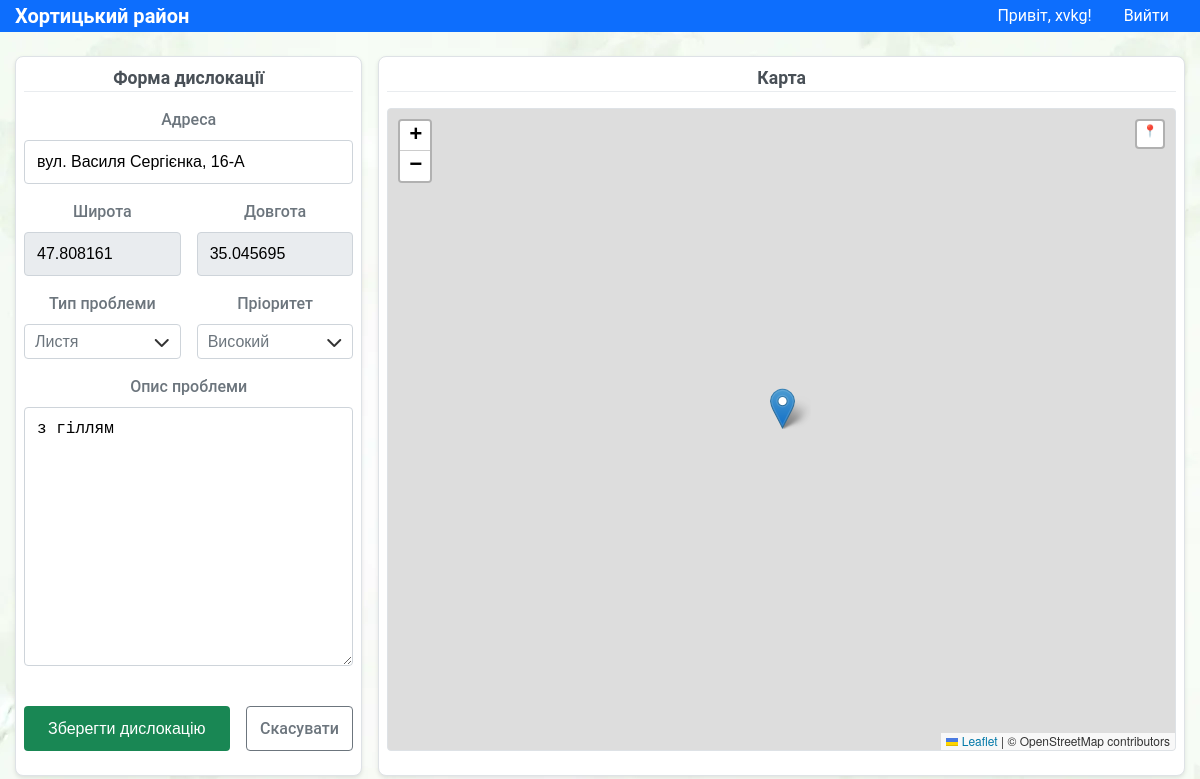
/edit/5 (signed in), run on the app's committed database.
### models.py (models this page shows, shortened)
class User(UserMixin, db.Model):
    id = db.Column(db.Integer, primary_key=True)
    username = db.Column(db.String(80), unique=True, nullable=False)
    password_hash = db.Column(db.String(120), nullable=False)
    role = db.Column(db.String(20), default='user')  # 'admin' або 'user'
    def is_admin(self):
        return self.role == 'admin'

class Location(db.Model):
    id = db.Column(db.Integer, primary_key=True)
    address = db.Column(db.String(200), nullable=False)
    latitude = db.Column(db.Float, nullable=False)
    longitude = db.Column(db.Float, nullable=False)
    problem_type = db.Column(db.String(50), nullable=False)
    priority = db.Column(db.String(20), default='Середній')
    status = db.Column(db.String(20), default='in_progress')
    description = db.Column(db.Text)
    date_created = db.Column(db.DateTime, default=datetime.utcnow)
    date_completed = db.Column(db.DateTime)
    created_by = db.Column(db.Integer, db.ForeignKey('user.id'))

### app.py (the view, shortened to what this page needs)
@app.route('/edit/<int:id>', methods=['GET', 'POST'])
@login_required
def edit_location(id):
    if not current_user.is_admin():
        flash('Доступ заборонено.', 'error')
        return redirect(url_for('index'))
    location = Location.query.get_or_404(id)
    form = LocationForm(obj=location)
    return render_template('add_location.html', form=form, location=location)

### app.py (called while the page is built)
@login_manager.user_loader
def load_user(user_id):
    return db.session.get(User, int(user_id))  # Новий синтаксис SQLAlchemy

### templates/add_location.html (shortened to what this page needs)
{% extends "base.html" %} {% block title %} {% if location %}Редагування{% else %}Додавання{% endif %} дислокації - Хортицький район {% endblock %} {%
block content %}
<link rel="stylesheet" href="https://unpkg.com/leaflet@1.9.4/dist/leaflet.css" />
<link rel="stylesheet" href="{{ url_for('static', filename='css/add-location.css') }}" />
<div class="location-form">
    <div class="location-form__form-section">
        <div class="stats-card">
            <div class="stats-card__title">Форма дислокації</div>
            <div class="stats-card__content">
                <form method="POST">
                    <div class="form__group">{{ form.address.label(class="form__label") }} {{ form.address(class="form__input", id="address") }}</div>
                    <div class="location-form__coordinates">
                        <div class="form__group">
                            {{ form.latitude.label(class="form__label") }} {{ form.latitude(class="form__input form__input--readonly", readonly=true,
                            id="latitude") }}
                        </div>
                        <div class="form__group">
                            {{ form.longitude.label(class="form__label") }} {{ form.longitude(class="form__input form__input--readonly",
                            readonly=true, id="longitude") }}
                        </div>
                    </div>
                    <div class="location-form__details">
                        <div class="form__group">
                            {{ form.problem_type.label(class="form__label") }}
                            <div class="select">
                                {{ form.problem_type(class="form__select") }}
                                <i class="fas fa-chevron-down arrow"></i>
                            </div>
                        </div>
                        <div class="form__group">
                            {{ form.priority.label(class="form__label") }}
                            <div class="select">
                                {{ form.priority(class="form__select") }}
                                <i class="fas fa-chevron-down arrow"></i>
                            </div>
                        </div>
                    </div>
                    <div class="form__group form__group--expand">
                        {{ form.description.label(class="form__label") }} {{ form.description(class="form__input form__input-text") }}
                    </div>
                    <div class="form__actions">
                        {{ form.submit(class="button button--success") }}
                        <a href="{{ url_for('index') }}" class="button button--secondary">Скасувати</a>
                    </div>
                </form>
            </div>
        </div>
    </div>
    <div class="location-form__map-section">
        <div class="stats-card">
            <div class="stats-card__title">Карта</div>
            <div class="stats-card__content">
                <div class="location-form__map" id="map" data-default-lat="47.82085887156977" data-default-lng="35.0326454729596"></div>
            </div>
        </div>
    </div>
</div>
{% endblock %}

### templates/base.html (shortened to what this page needs)
<!DOCTYPE html>
<html lang="uk">
    <head>
        <link rel="stylesheet" href="https://cdnjs.cloudflare.com/ajax/libs/font-awesome/6.0.0/css/all.min.css">
        <link rel="stylesheet" href="{{ url_for('static', filename='css/style.css') }}">
    </head>
    <body>
        <nav class="navigation">
            <div class="layout">
                <div class="navigation__container">
                    <a class="navigation__brand" href="{{ url_for('index') }}">Хортицький район</a>
                    <div class="navigation__menu">
                        {% if current_user.is_authenticated %}
                        <span class="navigation__text">Привіт, {{ current_user.username }}!</span>
                        <a class="navigation__link" href="{{ url_for('logout') }}">Вийти</a>
                        {% else %}
                        <a class="navigation__link" href="{{ url_for('login') }}">Увійти</a>
                        {% endif %}
                    </div>
                </div>
            </div>
        </nav>
        <div class="layout layout--with-top-margin">{% block content %}{% endblock %}</div>
    </body>
</html>

### static/css/style.css (style rules this page uses)
* { margin: 0; padding: 0; box-sizing: border-box; }
body { font-family: var(--ff); line-height: 1.5; color: var(--font-color); background-image: url(/static/img/bg.webp); }
.layout { width: 100%; max-width: 1320px; margin: 0 auto; padding: 0 0.9375rem; }
.layout--with-top-margin { margin-top: 1.5rem; }
.navigation { background-color: var(--blue); color: var(--white); line-height: 1; }
.navigation__container { display: flex; justify-content: space-between; align-items: center; line-height: 1; }
.navigation__brand { color: var(--white); text-decoration: none; font-size: 1.25rem; font-weight: bold; }
.navigation__menu { display: flex; align-items: center; gap: 1rem; }
.navigation__link { color: var(--white); text-decoration: none; padding: 0.5rem 1rem; border-radius: 0.25rem; transition: background-color 0.2s; }
.navigation__text { color: var(--white); margin: 0; }
.select { position: relative; }
.select .arrow { position: absolute; right: 0.75rem; top: 50%; transform: translateY(-50%); pointer-events: none; color: #333; transition: transform 0.25s ease, color 0.25s ease; }
.stats-card { background-color: var(--white); border: 1px solid var(--white-grey); border-radius: 0.5rem; padding: 0.5rem; text-align: center; box-shadow: 0 0.125rem 0.25rem var(--transparent-black); }
.stats-card__title { font-size: 1.1rem; font-weight: 600; color: var(--font-color-light); }
.button { display: inline-block; padding: 0.75rem 1.5rem; border: none; border-radius: 0.25rem; text-decoration: none; text-align: center; cursor: pointer; font-size: 1rem; font-weight: 500; transition: all 0.2s; line-height: 1; }
.button--secondary { color: var(--grey); padding: 0.84rem; border: 1px solid var(--grey); align-self: end; }
.button--success { background-color: var(--green); color: var(--white); }
.form__group { margin-bottom: 1rem; }
.form__label { display: block; margin-bottom: 0.5rem; font-weight: 500; text-align: center; color: var(--grey); }
.form__input { width: 100%; padding: 0.75rem; border: 1px solid var(--grey-input); border-radius: 0.25rem; font-size: 1rem; transition: border-color 0.2s, box-shadow 0.2s; }
.form__input--readonly { background-color: var(--light-blue-border); }
.form__select { width: 100%; padding: 0.5rem 2.2rem 0.5rem 0.625rem; font-size: 1rem; border: 1px solid var(--grey-input); border-radius: 0.25rem; transition: border-color 0.2s, box-shadow 0.2s; background: none; appearance: none; -webkit-appearance: none; -moz-appearance: none; color: var(--grey) !important; }
.form__actions { display: flex; justify-content: center; gap: 1rem; margin-top: 1.5rem; }
.location-form__map { height: 25rem; border: 1px solid var(--white-grey); border-radius: 0.25rem; margin-bottom: 1rem; }
@media (max-width: 1440px) { .layout { max-width: 1200px; } }

### static/css/add-location.css (style rules this page uses)
html, body { height: 100%; margin: 0; background-image: url(/static/img/bg.webp); }
.location-form { display: flex; gap: 1rem; height: 90vh; }
.location-form__form-section, .location-form__map-section, .stats-card, .stats-card__content, .location-form__form-section form, .form__group--expand { display: flex; flex-direction: column; flex: 1; min-height: 0; }
.location-form__map-section { flex-basis: 40%; }
.stats-card__title { margin-bottom: 1rem; border-bottom: 1px solid var(--light-blue-border); }
.form__input-text { flex: 1; min-height: 8rem; }
.location-form__coordinates { display: flex; gap: 1rem; }
.location-form__details { display: flex; gap: 1rem; justify-content: stretch; width: 100%; }
.location-form__details .form__group { flex: 1; }
.select { position: relative; }
.select .arrow { position: absolute; right: 12px; top: 50%; transform: translateY(-50%); pointer-events: none; color: #333; transition: transform 0.25s ease, color 0.25s ease; }
.form__actions { margin-bottom: 1rem; }
.location-form__map { flex: 1; min-height: 0; }

### data on the page
User: username "xvkg"
Location: address "вул. Василя Сергієнка, 16-А", latitude "47.808161", longitude "35.045695", problem_type "Листя", priority "Високий", description "з гіллям"
